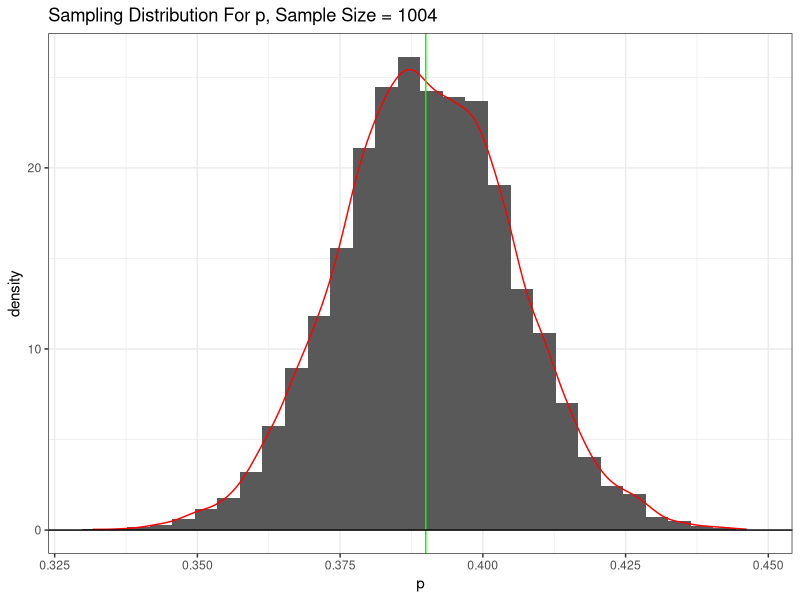
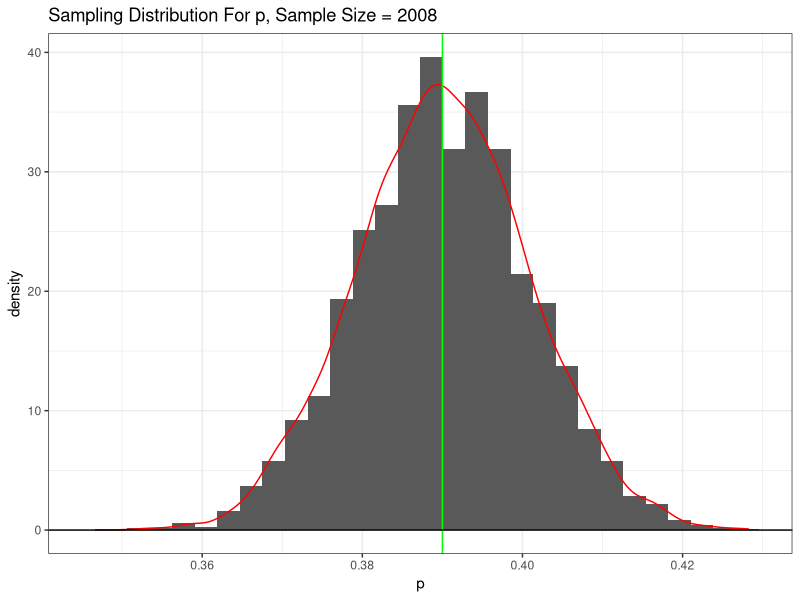
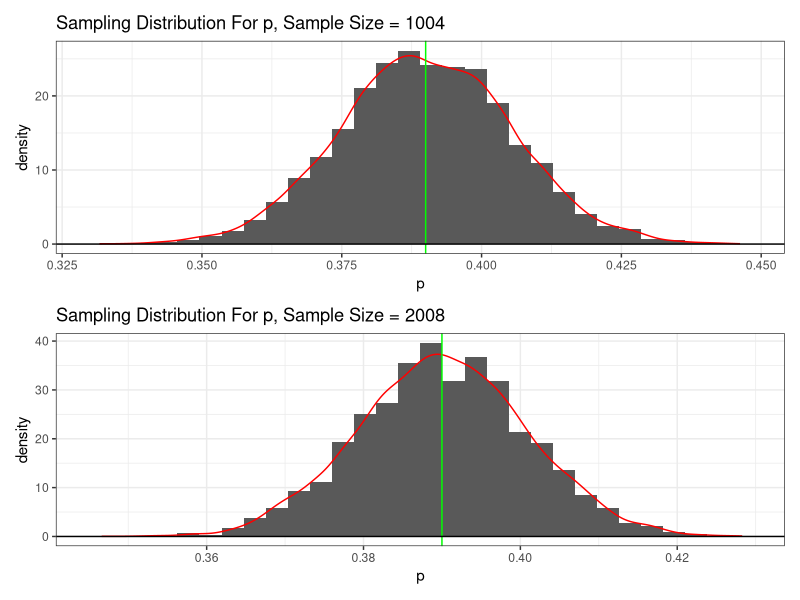
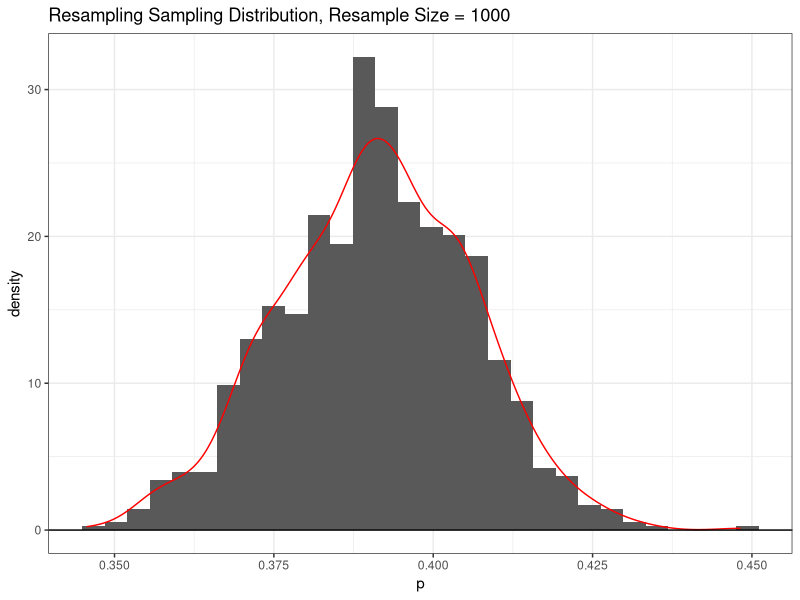

The R script that drew these images, in order: (Note: a time limit stopped this script after it produced the figures.)
library(tidyverse)
library(patchwork)
library(e1071)

#Part 1
sample.size <- 1004
num.polls <- 10000

polls.basic.sim <- rbinom(n = num.polls, size = sample.size, prob = 0.39)/sample.size

basic.plot <- ggplot() +
  geom_histogram(aes(x = polls.basic.sim, y = after_stat(density))) +
  geom_density(aes(x=polls.basic.sim), color = "red") +
  theme_bw() +
  xlab("p")+
  geom_vline(xintercept=0.39, color = "green")+
  geom_hline(yintercept = 0) +
  ggtitle("Sampling Distribution For p, Sample Size = 1004")

(basic.plot)

range.mid.95 <- quantile(x=polls.basic.sim, 0.975) - quantile(x=polls.basic.sim, 0.025)
margin.of.error <- 0.5*range.mid.95

sample.size2 <- sample.size * 2

polls.basic.sim2 <- rbinom(n = num.polls, size = sample.size2, prob = 0.39)/sample.size2

basic.plot2 <- ggplot() +
  geom_histogram(aes(x = polls.basic.sim2, y = after_stat(density))) +
  geom_density(aes(x=polls.basic.sim2), color = "red") +
  theme_bw() +
  xlab("p")+
  geom_vline(xintercept=0.39, color = "green")+
  geom_hline(yintercept = 0) +
  ggtitle("Sampling Distribution For p, Sample Size = 2008")

(basic.plot2)

range2.mid.95 <- quantile(x=polls.basic.sim2, 0.975) - quantile(x=polls.basic.sim2, 0.025)
margin.of.error2 <- 0.5*range2.mid.95

basic.plot / basic.plot2

#Part 2
resamples <- 1000

data.gallup <- tibble(data = c(satisfied = rep(1, times = round(0.39 * sample.size)),
                               unsatisfied = rep(0, times = round(0.59 * sample.size)),
                               no.opin = rep(0, times = round(0.02 * sample.size)))
)

p.hat <- tibble(p = numeric(resamples))

for(i in 1:resamples){
  resample <- sample(x = data.gallup$data,
                     size = nrow(data.gallup),
                     replace = T)
  
  p.hat$p[i] <- mean(resample, na.rm = T)
}

resample.plot <- ggplot(data = p.hat)+
  geom_histogram(aes(x = p, y = after_stat(density)))+
  geom_density(aes(x = p), color = "red")+
  theme_bw()+
  geom_hline(yintercept = 0) +
  ggtitle("Resampling Sampling Distribution, Resample Size = 1000")

resamp.mid.95 <- quantile(x=p.hat$p, 0.975) - quantile(x=p.hat$p, 0.025)
resamp.moe <- 0.5*resamp.mid.95

(resample.plot)

#Simulation over n and p
n <- seq(100, 3000, by = 10)
p <- seq(0.01, 0.99, by = 0.01)

np.data <- tibble(n.val = numeric(),
                  p.val = numeric(),
                  estim.moe = numeric()
                  )

for (curr.n in n){
  for(curr.p in p){
    curr.poll <- rbinom(n=num.polls, size = curr.n, prob = curr.p)/curr.n
    curr.mid.95 <- quantile(x=curr.poll, 0.975) - quantile(x=curr.poll, 0.025)
    curr.moe <- 0.5*curr.mid.95
    np.data <- bind_rows(np.data, tibble(n=curr.n, p=curr.p, estim.moe = curr.moe))
  }
}

np.plot <- ggplot(data = np.data) +
  geom_raster(aes(x = p, y = n, fill = estim.moe)) +
  scale_fill_distiller("Estimated Margin of Error", palette = "Set2") +
  theme_bw()+
  geom_vline(xintercept = 0.39)+
  geom_hline(yintercept = 1004, color = "red") +
  geom_hline(yintercept = 2008, color = "skyblue")
  
(np.plot)


#Actual Margin of Error Calculation
n.w <- seq(100, 3000, by = 10)
p.w <- seq(0.01, 0.99, by = 0.01)

z.sample <- rnorm(n=10000)
z.pin <- qnorm(0.975) #quantile(x=z.sample, 0.975) - quantile(x=z.sample, 0.025)

wilson.data <- tibble(wilson.n.val = numeric(),
                      wilson.p.val = numeric(),
                      wilson.estim.moe = numeric()
)

for (curr.n in n.w){
  for(curr.p in p.w){
    wilson.moe <- z.pin * ((sqrt(curr.n*curr.p*(1-curr.p) + (z.pin^2)/4)) / (curr.n+z.pin^2))
    
    wilson.data <- bind_rows(wilson.data, 
                             tibble(wilson.n.val=curr.n, 
                                    wilson.p.val=curr.p, 
                                    wilson.estim.moe = wilson.moe))
  }
}

wilson.plot <- ggplot(data = wilson.data)+
  geom_raster(aes(x = wilson.p.val, y = wilson.n.val, fill = wilson.estim.moe))+
  scale_fill_distiller("Wilson Margin of Error", palette = "Set2")+
  theme_bw()+
  ylab("n")+
  geom_vline(xintercept = 0.39)+
  geom_hline(yintercept = 1004, color = "red")+
  geom_hline(yintercept = 2008, color = "skyblue")

np.plot + wilson.plot
